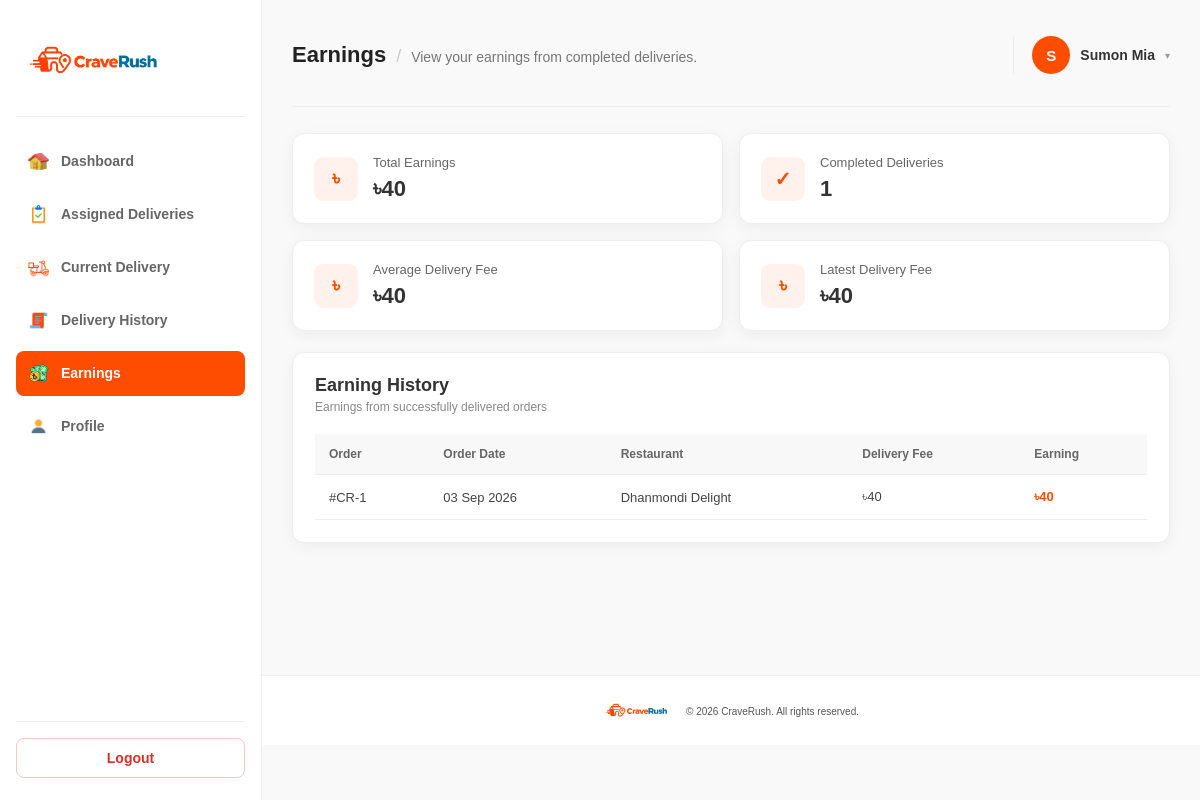
/views/deliveryman/earnings.php (signed in), run on the app's committed database.
### tables this page shows
CREATE TABLE Deliveryman (
    Deliveryman_ID       INT PRIMARY KEY AUTO_INCREMENT,
    Name                 VARCHAR(100) NOT NULL,
    Phone_Number         VARCHAR(20)  NOT NULL,
    Email                VARCHAR(150) NOT NULL UNIQUE,
    Password             VARCHAR(255) NOT NULL,    
    Vehicle_Type         VARCHAR(50)  NOT NULL,    
    Area_ID              INT NOT NULL,
    Online_Status        VARCHAR(20)  NOT NULL,    
    Availability_Status  VARCHAR(20)  NOT NULL,    
    Profile_Image_Path   VARCHAR(255) NULL,        

    CONSTRAINT FK_Deliveryman_Area
        FOREIGN KEY (Area_ID)
        REFERENCES Area(Area_ID)
);

CREATE TABLE `Order` (
    Order_ID          INT PRIMARY KEY AUTO_INCREMENT,
    Customer_ID       INT NULL,
    Restaurant_ID     INT NOT NULL,
    Order_Date        DATETIME NOT NULL DEFAULT CURRENT_TIMESTAMP,
    Delivery_Area_ID  INT NOT NULL,
    Food_Subtotal     DECIMAL(10,2) NOT NULL,
    Delivery_Fee      DECIMAL(10,2) NOT NULL,
    Total_Amount      DECIMAL(10,2) NOT NULL,
    Payment_Method    VARCHAR(30) NOT NULL,    
    Payment_Status    VARCHAR(20) NOT NULL,    
    Order_Status      VARCHAR(30) NOT NULL,    
    Note              VARCHAR(500) NULL,       

    CONSTRAINT FK_Order_Customer
        FOREIGN KEY (Customer_ID)
        REFERENCES Customer(Customer_ID)
        ON DELETE SET NULL,

    CONSTRAINT FK_Order_Restaurant
        FOREIGN KEY (Restaurant_ID)
        REFERENCES Restaurant(Restaurant_ID)
        ON DELETE CASCADE,

    CONSTRAINT FK_Order_Area
        FOREIGN KEY (Delivery_Area_ID)
        REFERENCES Area(Area_ID)
);

CREATE TABLE Restaurant (
    Restaurant_ID        INT PRIMARY KEY AUTO_INCREMENT,
    Name                 VARCHAR(150) NOT NULL,
    Phone_Number         VARCHAR(20)  NOT NULL,
    Email                VARCHAR(150) NOT NULL UNIQUE,
    Username              VARCHAR(50)  NOT NULL UNIQUE,
    Password             VARCHAR(255) NOT NULL,    
    Area_ID              INT NOT NULL,
    Availability_Status  VARCHAR(20)  NOT NULL,    
    Profile_Image_Path   VARCHAR(255) NULL,        

    CONSTRAINT FK_Restaurant_Area
        FOREIGN KEY (Area_ID)
        REFERENCES Area(Area_ID)
);

### models/deliveryman_model.php (called while the page is built, shortened)
<?php
require_once __DIR__ . "/../config/config.php";
function getDeliverymanById($deliverymanId)
{
    global $conn;
    $stmt = mysqli_prepare(
        $conn,
        "SELECT d.Deliveryman_ID AS deliveryman_id,
        d.Name AS name,
        d.Phone_Number AS phone_number,
        d.Email AS email,
        d.Vehicle_Type AS vehicle_type,
        d.Area_ID AS area_id,
        d.Online_Status AS online_status,
        d.Availability_Status AS availability_status,
        d.Profile_Image_Path AS profile_image,
        a.Area_Name AS area_name
        FROM Deliveryman d
        JOIN Area a ON d.Area_ID = a.Area_ID
        WHERE d.Deliveryman_ID = ?"
    );
    mysqli_stmt_bind_param($stmt, "i", $deliverymanId);
    mysqli_stmt_execute($stmt);
    $result = mysqli_stmt_get_result($stmt);
    $deliveryman = mysqli_fetch_assoc($result);
    return $deliveryman;
}
function getEarningsSummary($deliverymanId)
{
    global $conn;
    $stmt = mysqli_prepare(
        $conn,
        "SELECT COUNT(*) AS completed_deliveries,
        COALESCE(SUM(o.Delivery_Fee), 0) AS total_earnings,
        COALESCE(AVG(o.Delivery_Fee), 0) AS average_delivery_fee
        FROM Delivery d
        JOIN `Order` o ON d.Order_ID = o.Order_ID
        WHERE d.Deliveryman_ID = ?
        AND o.Order_Status = 'Delivered'"
    );
    mysqli_stmt_bind_param($stmt, "i", $deliverymanId);
    mysqli_stmt_execute($stmt);
    $result = mysqli_stmt_get_result($stmt);
    $earnings = mysqli_fetch_assoc($result);
    return $earnings;
}
function getLatestDeliveryFee($deliverymanId)
{
    global $conn;
    $stmt = mysqli_prepare(
        $conn,
        "SELECT o.Delivery_Fee AS delivery_fee
        FROM Delivery d
        JOIN `Order` o ON d.Order_ID = o.Order_ID
        WHERE d.Deliveryman_ID = ?
        AND o.Order_Status = 'Delivered'
        ORDER BY o.Order_ID DESC
        LIMIT 1"
    );
    mysqli_stmt_bind_param($stmt, "i", $deliverymanId);
    mysqli_stmt_execute($stmt);
    $result = mysqli_stmt_get_result($stmt);
    $latest = mysqli_fetch_assoc($result);
    if ($latest)
    {
        return $latest["delivery_fee"];
    }
    return 0;
}
function getEarningHistory($deliverymanId)
{
    global $conn;
    $stmt = mysqli_prepare(
        $conn,
        "SELECT o.Order_ID AS order_id,
        o.Order_Date AS order_date,
        o.Delivery_Fee AS delivery_fee,
        r.Name AS restaurant_name
        FROM Delivery d
        JOIN `Order` o ON d.Order_ID = o.Order_ID
        JOIN Restaurant r ON o.Restaurant_ID = r.Restaurant_ID
        WHERE d.Deliveryman_ID = ?
        AND o.Order_Status = 'Delivered'
        ORDER BY o.Order_ID DESC"
    );
    mysqli_stmt_bind_param($stmt, "i", $deliverymanId);
    mysqli_stmt_execute($stmt);
    $earningHistory = mysqli_stmt_get_result($stmt);
    return $earningHistory;
}

### controllers/deliveryman_controller.php (called while the page is built, shortened)
<?php
require_once __DIR__ . "/../models/deliveryman_model.php";
$deliverymanId = (int) $_SESSION["deliveryman_id"];
$deliveryman = getDeliverymanById($deliverymanId);
$currentPage = basename($_SERVER["PHP_SELF"]);
if ($currentPage == "dashboard.php")
{
    $totalDeliveries = 0;
    $completedDeliveries = 0;
    $activeDeliveries = 0;
    $totalEarnings = 0;
    $stats = getDeliverymanStats($deliverymanId);
    if ($stats)
    {
        $totalDeliveries = $stats["total_deliveries"] ?? 0;
        $completedDeliveries = $stats["completed_deliveries"] ?? 0;
        $activeDeliveries = $stats["active_deliveries"] ?? 0;
        $totalEarnings = $stats["total_earnings"] ?? 0;
    }
    $activeOrder = getActiveOrderSummary($deliverymanId);
}
else if ($currentPage == "history.php")
{
    $deliveryHistory = getDeliveryHistory($deliverymanId);
}
else if ($currentPage == "earnings.php")
{
    $earnings = getEarningsSummary($deliverymanId);
    if ($earnings)
    {
        $completedDeliveries = $earnings["completed_deliveries"] ?? 0;
        $totalEarnings = $earnings["total_earnings"] ?? 0;
        $averageDeliveryFee = $earnings["average_delivery_fee"] ?? 0;
    }
    $latestDeliveryFee = getLatestDeliveryFee($deliverymanId);
    $earningHistory = getEarningHistory($deliverymanId);
}
?>

### views/deliveryman/earnings.php (the view, shortened to what this page needs)
<?php
require_once __DIR__ . "/../../controllers/deliveryman_controller.php";
?>
<!DOCTYPE html>
<html lang="en">
<head>
  <link rel="stylesheet" href="../../assets/css/deliveryman.css?v=6">
</head>
<body>
  <?php require __DIR__ . "/partials/sidebar.php"; ?>
  <main class="main-content">
    <?php
      $pageTitle = "Earnings";
      $pageSubtitle = "View your earnings from completed deliveries.";
      require __DIR__ . "/partials/header.php";
    ?>
    <section class="stats-grid earnings-stats">
      <div class="stat-card">
        <div class="stat-icon">৳</div>
        <div>
          <p>Total Earnings</p>
          <h2>৳<?= number_format($totalEarnings, 0) ?></h2>
        </div>
      </div>
      <div class="stat-card">
        <div class="stat-icon">✓</div>
        <div>
          <p>Completed Deliveries</p>
          <h2><?= (int) $completedDeliveries ?></h2>
        </div>
      </div>
      <div class="stat-card">
        <div class="stat-icon">৳</div>
        <div>
          <p>Average Delivery Fee</p>
          <h2>৳<?= number_format($averageDeliveryFee, 0) ?></h2>
        </div>
      </div>
      <div class="stat-card">
        <div class="stat-icon">৳</div>
        <div>
          <p>Latest Delivery Fee</p>
          <h2>৳<?= number_format($latestDeliveryFee, 0) ?></h2>
        </div>
      </div>
    </section>
    <section class="content-card">
      <div class="card-heading">
        <div>
          <h2>Earning History</h2>
          <p>Earnings from successfully delivered orders</p>
        </div>
      </div>
      <div class="table-wrapper">
        <table class="data-table">
          <thead>
            <tr>
              <th>Order</th>
              <th>Order Date</th>
              <th>Restaurant</th>
              <th>Delivery Fee</th>
              <th>Earning</th>
            </tr>
          </thead>
          <tbody>
            <?php if ($earningHistory && mysqli_num_rows($earningHistory) > 0): ?>
              <?php while ($earning = mysqli_fetch_assoc($earningHistory)): ?>
              <tr>
                <td>#CR-<?= (int) $earning["order_id"] ?></td>
                <td><?= date("d M Y", strtotime($earning["order_date"])) ?></td>
                <td><?= htmlspecialchars($earning["restaurant_name"]) ?></td>
                <td>৳<?= number_format($earning["delivery_fee"], 0) ?></td>
                <td class="earning-value">৳<?= number_format($earning["delivery_fee"], 0) ?></td>
              </tr>
              <?php endwhile; ?>
            <?php else: ?>
              <tr>
                <td colspan="5">No earning history found.</td>
              </tr>
            <?php endif; ?>
          </tbody>
        </table>
      </div>
    </section>
  </main>
  <?php $footerAssetPath = "../../"; require_once __DIR__ . "/../partials/footer.php"; ?>
</body>
</html>

### views/deliveryman/partials/header.php (shortened to what this page needs)
<header class="topbar">
  <div class="topbar-title">
    <span class="topbar-title-main"><?= htmlspecialchars($pageTitle) ?></span>
    <?php if (!empty($pageSubtitle)): ?>
      <span class="topbar-title-sep">/</span>
      <span class="topbar-title-sub"><?= $pageSubtitle ?></span>
    <?php endif; ?>
  </div>
  <div class="topbar-actions">
    <div class="topbar-profile" id="profileToggle">
      <?php if (!empty($deliveryman["profile_image"])) : ?>
        <div class="header-avatar"><img src="../../<?= htmlspecialchars($deliveryman["profile_image"]) ?>" alt="<?= htmlspecialchars($deliveryman["name"] ?? "Deliveryman") ?>"></div>
      <?php else : ?>
        <div class="header-avatar"><?= htmlspecialchars(strtoupper(substr($deliveryman["name"] ?? "D", 0, 1))) ?></div>
      <?php endif; ?>
      <span class="profile-name"><?= htmlspecialchars($deliveryman["name"] ?? "Deliveryman") ?></span>
      <span class="profile-caret">▾</span>
    </div>
  </div>
</header>

### assets/css/deliveryman.css (style rules this page uses)
* { box-sizing: border-box; margin: 0; padding: 0; }
body { font-family: Arial, sans-serif; background: #F9F9F9; color: #333333; min-height: 675px; font-size: 14px; }
.main-content { margin-left: 262px; padding: 30px; min-height: 675px; }
.topbar { display: flex; align-items: center; justify-content: space-between; gap: 18px; padding: 6px 0 32px 0; border-bottom: 1px solid #EEEEEE; margin-bottom: 26px; flex-wrap: wrap; }
.topbar-title { display: flex; align-items: baseline; flex-wrap: wrap; gap: 10px; margin-right: auto; }
.topbar-title-main { color: #222222; font-size: 22px; font-weight: 700; }
.topbar-title-sep { color: #CCCCCC; font-size: 18px; }
.topbar-title-sub { color: #777777; font-size: 14px; }
.topbar-actions { display: flex; align-items: center; gap: 20px; }
.topbar-profile { position: relative; display: flex; align-items: center; gap: 10px; cursor: pointer; padding-left: 18px; border-left: 1px solid #EEEEEE; }
.header-avatar { width: 38px; height: 38px; border-radius: 50%; background: #FF4D00; color: #FFFFFF; display: flex; align-items: center; justify-content: center; font-weight: 700; font-size: 15px; flex-shrink: 0; overflow: hidden; }
.profile-name { font-weight: 600; color: #333333; font-size: 14px; }
.profile-caret { color: #999999; font-size: 10px; }
.stats-grid { display: grid; grid-template-columns: repeat(4, 1fr); gap: 16px; margin-bottom: 21px; }
.stat-card { background: #FFFFFF; border: 1px solid #EEEEEE; border-radius: 12px; padding: 21px; display: flex; align-items: center; gap: 15px; box-shadow: 0 4px 15px rgba(0, 0, 0, 0.05); }
.stat-icon { width: 44px; height: 44px; background: #FFF2EC; color: #FF4D00; border-radius: 9px; display: flex; align-items: center; justify-content: center; font-size: 20px; font-weight: 700; flex-shrink: 0; }
.stat-card p { color: #666666; font-size: 13px; margin-bottom: 6px; }
.stat-card h2 { color: #333333; font-size: 22px; }
.content-card { background: #FFFFFF; border: 1px solid #EEEEEE; border-radius: 12px; padding: 22px; margin-bottom: 18px; box-shadow: 0 4px 15px rgba(0, 0, 0, 0.05); }
.card-heading { display: flex; align-items: center; justify-content: space-between; gap: 16px; margin-bottom: 20px; }
.card-heading h2 { color: #333333; font-size: 18px; margin-bottom: 4px; }
.card-heading p { color: #888888; font-size: 12px; }
.table-wrapper { width: 100%; overflow-x: auto; }
.data-table { width: 100%; border-collapse: collapse; }
.data-table th { background: #F8F8F8; color: #666666; padding: 13px 14px; font-size: 12px; font-weight: 700; text-align: left; border-bottom: 1px solid #EEEEEE; }
.data-table td { color: #444444; padding: 14px; font-size: 13px; border-bottom: 1px solid #EEEEEE; }
.earning-value { color: #FF4D00 !important; font-weight: 700; }
@media (max-width: 1300px) { .stats-grid { grid-template-columns: repeat(2, 1fr); } }

### data on the page
deliveryman: Name "S", Name "Sumon Mia"
order: Delivery_Fee "40", Order_ID "1", Order_Date "03 Sep 2026", Restaurant_ID.Name "Dhanmondi Delight"

### other printed values
$pageTitle "Earnings"
$pageSubtitle "View your earnings from completed deliveries."
$totalEarnings "40"
$completedDeliveries "1"
$averageDeliveryFee "40"
